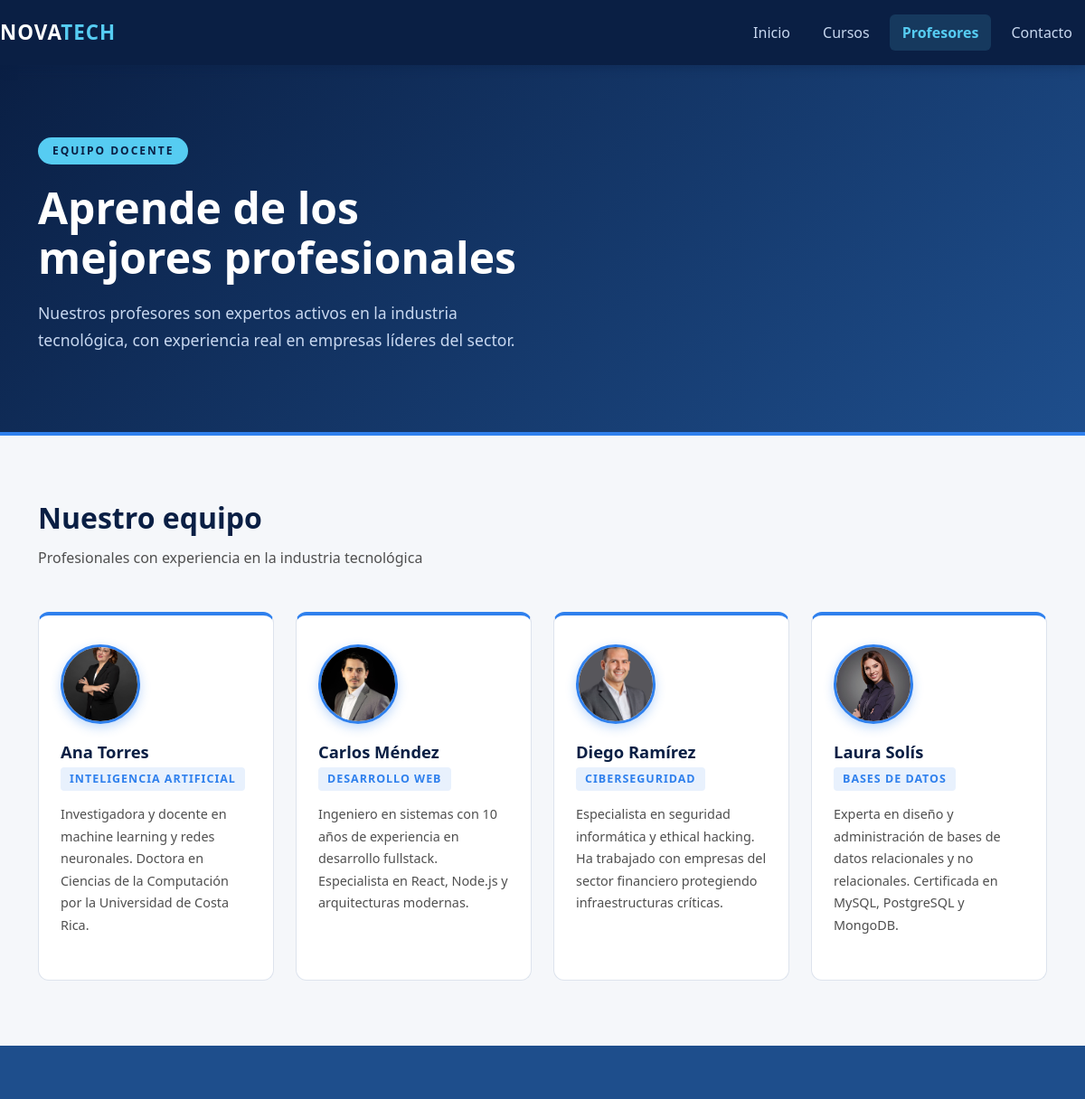
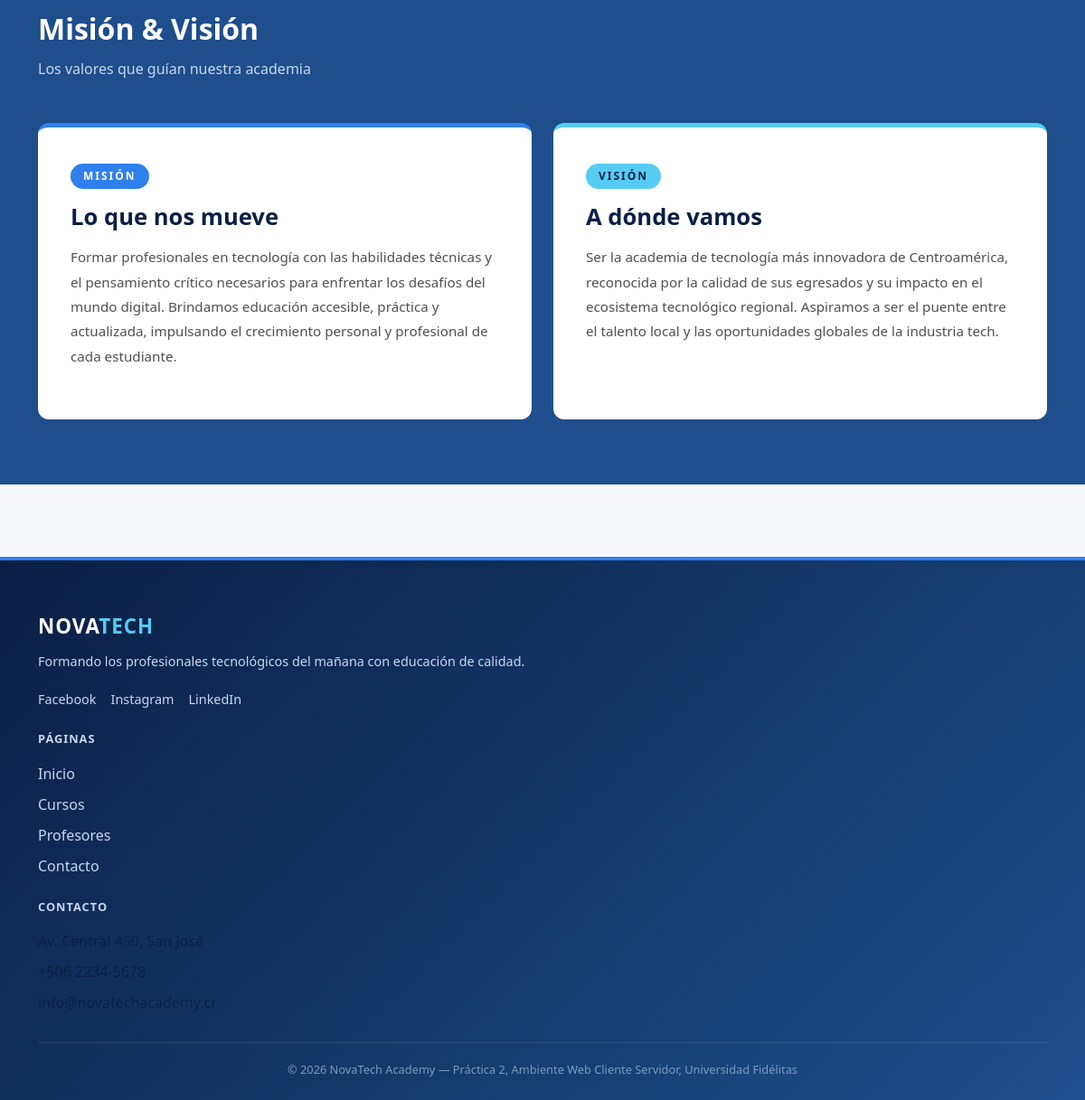
Screenshot of /index.php?controller=profesores&action=index with the database file from the repository (2 pictures, top to bottom).
### tables this page shows
CREATE TABLE IF NOT EXISTS profesores (
  id           INT           NOT NULL AUTO_INCREMENT,
  nombre       VARCHAR(100)  NOT NULL,
  especialidad VARCHAR(100)  NOT NULL,
  bio          TEXT,
  foto         VARCHAR(255),
  correo       VARCHAR(150),
  cursos       VARCHAR(255),
  activo       TINYINT(1)    NOT NULL DEFAULT 1,
  created_at   TIMESTAMP     NOT NULL DEFAULT CURRENT_TIMESTAMP,
  PRIMARY KEY (id)
);

### controllers/ProfesoresController.php (called while the page is built, shortened)
<?php
require_once __DIR__ . '/../models/ProfesorModel.php';
class ProfesoresController
{
    private ProfesorModel $model;
    public function __construct()
    {
        $this->model = new ProfesorModel();
    }
    public function index(): void
    {
        $profesores = $this->model->getAll();
        require __DIR__ . '/../views/profesores/index.php';
    }
}

### config/database.php (called while the page is built, shortened)
<?php
class Database
{
    private static string $host     = 'db';
    private static string $dbname   = 'novatech_academy_db';
    private static string $user     = 'root';
    private static string $password = 'root';
    private static ?PDO $instance = null;
    public static function getConnection(): PDO
    {
        if (self::$instance === null) {
            $dsn = "mysql:host=" . self::$host
                 . ";dbname="    . self::$dbname
                 . ";charset=utf8mb4";
            try {
                self::$instance = new PDO($dsn, self::$user, self::$password, [
                    PDO::ATTR_ERRMODE            => PDO::ERRMODE_EXCEPTION,
                    PDO::ATTR_DEFAULT_FETCH_MODE => PDO::FETCH_ASSOC,
                    PDO::ATTR_EMULATE_PREPARES   => false,
                ]);
            } catch (PDOException $e) {
                http_response_code(500);
                die('<h2>Error de conexión a la base de datos.</h2><p>' . $e->getMessage() . '</p>');
            }
        }
        return self::$instance;
    }
}

### models/ProfesorModel.php (called while the page is built, shortened)
<?php
require_once __DIR__ . '/../config/database.php';
class ProfesorModel
{
    private PDO $db;
    public function __construct()
    {
        $this->db = Database::getConnection();
    }
    public function getAll(): array
    {
        $stmt = $this->db->query(
            'SELECT * FROM profesores WHERE activo = 1 ORDER BY nombre ASC'
        );
        return $stmt->fetchAll(PDO::FETCH_ASSOC);
    }
}

### views/profesores/index.php (the view)
<?php require __DIR__ . '/../layout/header.php'; ?>
    <section id="encabezado-profesores">
        <div class="container">
            <span class="tag">Equipo Docente</span>
            <h1>Aprende de los<br>mejores profesionales</h1>
            <p>Nuestros profesores son expertos activos en la industria tecnológica, con experiencia real en empresas líderes del sector.</p>
        </div>
    </section>
    <section id="profesores">
        <div class="container">
            <h2 class="seccion-titulo">Nuestro equipo</h2>
            <p class="seccion-subtitulo">Profesionales con experiencia en la industria tecnológica</p>
            <div class="row g-4" id="contenedor-profesores">
                <?php if (empty($profesores)): ?>
                    <p class="text-muted">Todavía no hay profesores registrados.</p>
                <?php else: ?>
                    <?php foreach ($profesores as $profesor): ?>
                        <div class="col-12 col-md-6 col-lg-3">
                            <a href="index.php?controller=profesores&action=show&id=<?= (int) $profesor['id'] ?>"
                               class="card-profesor-link text-decoration-none">
                                <div class="card-profesor">
                                    <img src="<?= htmlspecialchars($profesor['foto']) ?>"
                                         alt="Foto de <?= htmlspecialchars($profesor['nombre']) ?>">
                                    <h3><?= htmlspecialchars($profesor['nombre']) ?></h3>
                                    <p class="especialidad"><?= htmlspecialchars($profesor['especialidad']) ?></p>
                                    <p class="descripcion"><?= htmlspecialchars($profesor['bio']) ?></p>
                                </div>
                            </a>
                        </div>
                    <?php endforeach; ?>
                <?php endif; ?>
            </div>
        </div>
    </section>
    <section id="mision-vision">
        <div class="container">
            <h2 class="seccion-titulo">Misión & Visión</h2>
            <p class="seccion-subtitulo">Los valores que guían nuestra academia</p>
            <div class="row g-4">
                <div class="col-12 col-md-6">
                    <div class="card-mv mision">
                        <span class="mv-tag">Misión</span>
                        <h2>Lo que nos mueve</h2>
                        <p>Formar profesionales en tecnología con las habilidades técnicas y el pensamiento crítico necesarios para enfrentar los desafíos del mundo digital. Brindamos educación accesible, práctica y actualizada, impulsando el crecimiento personal y profesional de cada estudiante.</p>
                    </div>
                </div>
                <div class="col-12 col-md-6">
                    <div class="card-mv vision">
                        <span class="mv-tag">Visión</span>
                        <h2>A dónde vamos</h2>
                        <p>Ser la academia de tecnología más innovadora de Centroamérica, reconocida por la calidad de sus egresados y su impacto en el ecosistema tecnológico regional. Aspiramos a ser el puente entre el talento local y las oportunidades globales de la industria tech.</p>
                    </div>
                </div>
            </div>
        </div>
    </section>
<?php require __DIR__ . '/../layout/footer.php'; ?>

### css/style.css (style rules this page uses)
* { margin: 0; padding: 0; box-sizing: border-box; }
:root { --color-fondo: #F5F7FA; --color-superficie: #FFFFFF; --color-borde: #dde3ed; --color-primario: #0A1F44; --color-secundario: #1E4E8C; --color-acento: #2F80ED; --color-celeste: #56CCF2; --color-texto: #0A1F44; --color-texto-suave: #4F4F4F; --color-blanco: #FFFFFF; }
body { background-color: var(--color-fondo); color: var(--color-texto); font-family: 'Segoe UI', Tahoma, Geneva, Verdana, sans-serif; font-size: 16px; }
.seccion-titulo { color: var(--color-primario); font-size: 2rem; font-weight: 900; margin-bottom: 12px; }
.seccion-subtitulo { color: var(--color-texto-suave); font-size: 1rem; margin-bottom: 48px; }

### css/profesores.css (style rules this page uses)
#encabezado-profesores { background: linear-gradient(135deg, #0A1F44 0%, #1E4E8C 100%); padding: 80px 0 70px; border-bottom: 4px solid var(--color-acento); }
#encabezado-profesores .tag { display: inline-block; background-color: var(--color-celeste); color: var(--color-primario); font-size: 0.75rem; font-weight: 700; letter-spacing: 2px; text-transform: uppercase; padding: 6px 16px; border-radius: 20px; margin-bottom: 20px; }
#encabezado-profesores h1 { color: var(--color-blanco); font-size: 3rem; font-weight: 900; line-height: 1.15; margin-bottom: 20px; }
#encabezado-profesores p { color: #c8d8f0; font-size: 1.1rem; max-width: 560px; line-height: 1.7; }
#profesores { padding: 72px 0; background-color: var(--color-fondo); }
.card-profesor { background-color: var(--color-superficie); border: 1px solid var(--color-borde); border-top: 4px solid var(--color-acento); border-radius: 12px; padding: 32px 24px; transition: box-shadow 0.3s, transform 0.3s; height: 100%; display: flex; flex-direction: column; align-items: flex-start; }
.card-profesor img { width: 88px; height: 88px; border-radius: 50%; object-fit: cover; margin-bottom: 20px; border: 3px solid var(--color-acento); box-shadow: 0 4px 12px rgba(47, 128, 237, 0.3); }
.card-profesor h3 { color: var(--color-primario); font-size: 1.15rem; font-weight: 800; margin-bottom: 6px; }
.card-profesor .especialidad { display: inline-block; background-color: #e8f1fd; color: var(--color-acento); font-size: 0.78rem; font-weight: 700; letter-spacing: 1px; text-transform: uppercase; padding: 4px 10px; border-radius: 4px; margin-bottom: 14px; }
.card-profesor .descripcion { color: var(--color-texto-suave); font-size: 0.9rem; line-height: 1.7; }
#mision-vision { padding: 72px 0; background-color: var(--color-secundario); }
#mision-vision .seccion-titulo { color: var(--color-blanco); }
#mision-vision .seccion-subtitulo { color: #c8d8f0; }
.card-mv { background-color: var(--color-superficie); border-radius: 12px; padding: 40px 36px; height: 100%; border-top: 5px solid var(--color-acento); }
.card-mv.vision { border-top-color: var(--color-celeste); }
.card-mv .mv-tag { display: inline-block; font-size: 0.75rem; font-weight: 700; letter-spacing: 2px; text-transform: uppercase; padding: 5px 14px; border-radius: 20px; margin-bottom: 16px; background-color: var(--color-acento); color: var(--color-blanco); }
.card-mv.vision .mv-tag { background-color: var(--color-celeste); color: var(--color-primario); }
.card-mv h2 { color: var(--color-primario); font-size: 1.6rem; font-weight: 900; margin-bottom: 16px; }
.card-mv p { color: var(--color-texto-suave); line-height: 1.8; font-size: 0.95rem; }

### rows the page displays
profesores: foto (picture), nombre "Ana Torres", especialidad "INTELIGENCIA ARTIFICIAL", bio "Investigadora y docente en machine learning y redes neuronales. Doctora en Ciencias de la Computación por la Universidad de Costa Rica."
profesores: foto (picture), nombre "Carlos Méndez", especialidad "DESARROLLO WEB", bio "Ingeniero en sistemas con 10 años de experiencia en desarrollo fullstack. Especialista en React, Node.js y arquitecturas modernas."
profesores: foto (picture), nombre "Diego Ramírez", especialidad "CIBERSEGURIDAD", bio "Especialista en seguridad informática y ethical hacking. Ha trabajado con empresas del sector financiero protegiendo infraestructuras críticas."
profesores: foto (picture), nombre "Laura Solís", especialidad "BASES DE DATOS", bio "Experta en diseño y administración de bases de datos relacionales y no relacionales. Certificada en MySQL, PostgreSQL y MongoDB."
